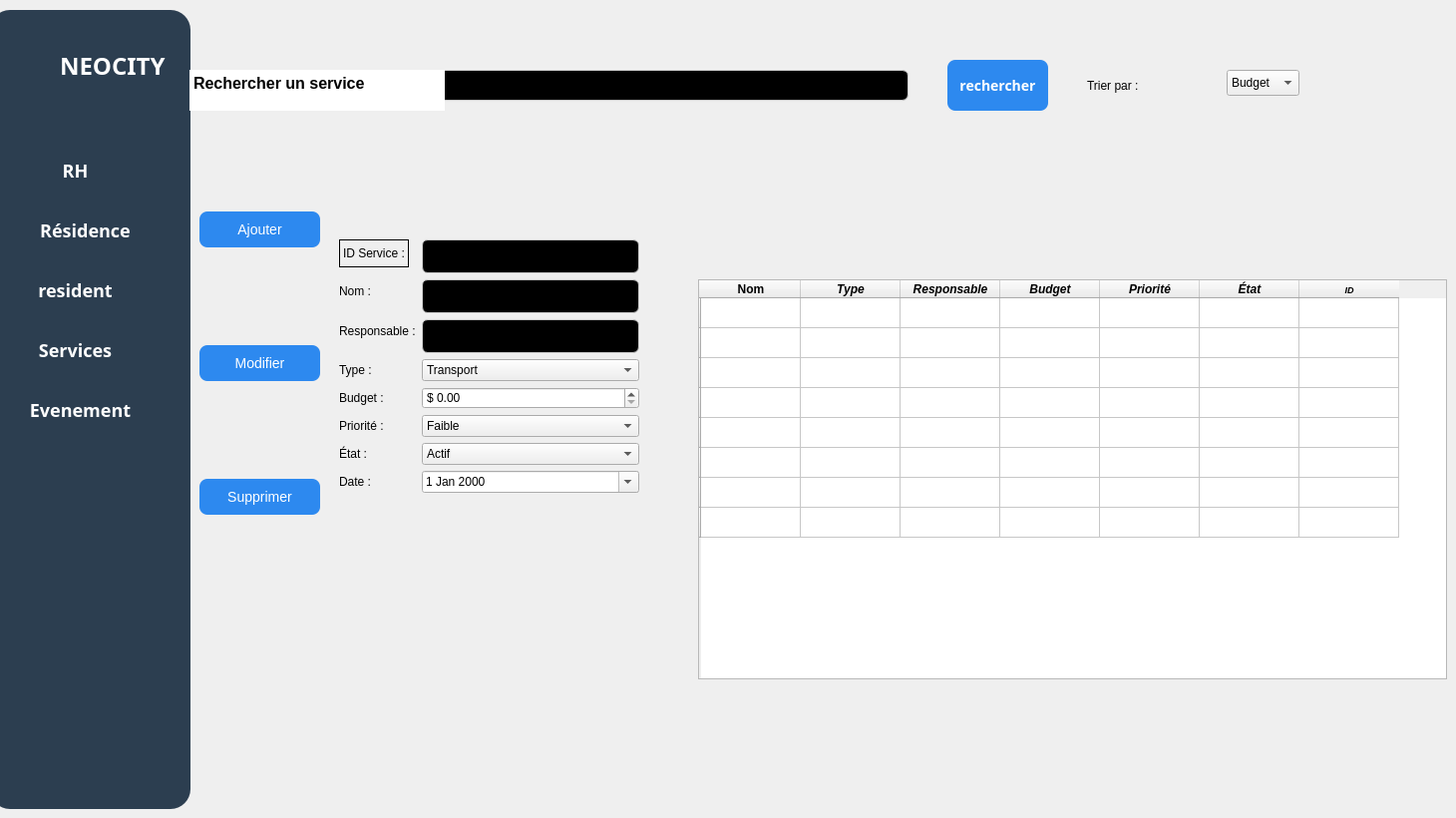
    <widget class="QWidget" name="page_6">
     <widget class="QFrame" name="frame_9">
      <property name="geometry">
       <rect>
        <x>-10</x>
        <y>10</y>
        <width>201</width>
        <height>801</height>
       </rect>
      </property>
      <property name="styleSheet">
       <string notr="true">QFrame {
 border-radius: 20px;
background-color : #2C3E50;
}</string>
      </property>
      <property name="frameShape">
       <enum>QFrame::Shape::StyledPanel</enum>
      </property>
      <property name="frameShadow">
       <enum>QFrame::Shadow::Raised</enum>
      </property>
      <widget class="QLabel" name="label_64">
       <property name="geometry">
        <rect>
         <x>70</x>
         <y>40</y>
         <width>121</width>
         <height>31</height>
        </rect>
       </property>
       <property name="font">
        <font>
         <family>Bahnschrift</family>
         <pointsize>18</pointsize>
         <bold>true</bold>
        </font>
       </property>
       <property name="styleSheet">
        <string notr="true">color: rgb(255, 255, 255);</string>
       </property>
       <property name="text">
        <string>NEOCITY</string>
       </property>
      </widget>
      <widget class="QPushButton" name="RH_6">
       <property name="geometry">
        <rect>
         <x>20</x>
         <y>130</y>
         <width>131</width>
         <height>61</height>
        </rect>
       </property>
       <property name="font">
        <font>
         <family>Bahnschrift</family>
         <pointsize>-1</pointsize>
         <bold>true</bold>
        </font>
       </property>
       <property name="styleSheet">
        <string notr="true">QPushButton {
    background-color: #2C3E50;
    color: white;
    border-radius: 8px;
    padding: 10px;
    font-size: 18px;
}
QPushButton:hover {
    background-color: #1E5BB8;
}
QPushButton:pressed {
    background-color: #FFFFFF;
}</string>
       </property>
       <property name="text">
        <string>RH</string>
       </property>
      </widget>
      <widget class="QPushButton" name="residence_7">
       <property name="geometry">
        <rect>
         <x>10</x>
         <y>190</y>
         <width>171</width>
         <height>61</height>
        </rect>
       </property>
       <property name="font">
        <font>
         <family>Bahnschrift</family>
         <pointsize>-1</pointsize>
         <bold>true</bold>
        </font>
       </property>
       <property name="styleSheet">
        <string notr="true">QPushButton {
    background-color: #2C3E50;
    color: white;
    border-radius: 8px;
    padding: 10px;
    font-size: 18px;
}
QPushButton:hover {
    background-color: #1E5BB8;
}
QPushButton:pressed {
    background-color: #FFFFFF;
}</string>
       </property>
       <property name="text">
        <string>Résidence</string>
       </property>
      </widget>
      <widget class="QPushButton" name="resident_8">
       <property name="geometry">
        <rect>
         <x>0</x>
         <y>250</y>
         <width>171</width>
         <height>61</height>
        </rect>
       </property>
       <property name="font">
        <font>
         <family>Bahnschrift</family>
         <pointsize>-1</pointsize>
         <bold>true</bold>
        </font>
       </property>
       <property name="styleSheet">
        <string notr="true">QPushButton {
    background-color: #2C3E50;
    color: white;
    border-radius: 8px;
    padding: 10px;
    font-size: 18px;
}
QPushButton:hover {
    background-color: #1E5BB8;
}
QPushButton:pressed {
    background-color: #FFFFFF;
}</string>
       </property>
       <property name="text">
        <string>resident</string>
       </property>
      </widget>
      <widget class="QPushButton" name="Evenements_8">
       <property name="geometry">
        <rect>
         <x>0</x>
         <y>370</y>
         <width>181</width>
         <height>61</height>
        </rect>
       </property>
       <property name="font">
        <font>
         <family>Bahnschrift</family>
         <pointsize>-1</pointsize>
         <bold>true</bold>
        </font>
       </property>
       <property name="styleSheet">
        <string notr="true">QPushButton {
    background-color: #2C3E50;
    color: white;
    border-radius: 8px;
    padding: 10px;
    font-size: 18px;
}
QPushButton:hover {
    background-color: #1E5BB8;
}
QPushButton:pressed {
    background-color: #FFFFFF;
}</string>
       </property>
       <property name="text">
        <string>Evenement</string>
       </property>
      </widget>
      <widget class="QPushButton" name="pushButton_29">
       <property name="geometry">
        <rect>
         <x>0</x>
         <y>310</y>
         <width>171</width>
         <height>61</height>
        </rect>
       </property>
       <property name="font">
        <font>
         <family>Bahnschrift</family>
         <pointsize>-1</pointsize>
         <bold>true</bold>
        </font>
       </property>
       <property name="styleSheet">
        <string notr="true">QPushButton {
    background-color: #2C3E50;
    color: white;
    border-radius: 8px;
    padding: 10px;
    font-size: 18px;
}
QPushButton:hover {
    background-color: #1E5BB8;
}
QPushButton:pressed {
    background-color: #FFFFFF;
}</string>
       </property>
       <property name="text">
        <string>Services</string>
       </property>
      </widget>
      <widget class="QLabel" name="label_65">
       <property name="geometry">
        <rect>
         <x>10</x>
         <y>30</y>
         <width>51</width>
         <height>51</height>
        </rect>
       </property>
       <property name="text">
        <string/>
       </property>
       <property name="textFormat">
        <enum>Qt::TextFormat::MarkdownText</enum>
       </property>
       <property name="pixmap">
        <pixmap resource="img.qrc">:/cropped_circle_image.png</pixmap>
       </property>
       <property name="scaledContents">
        <bool>true</bool>
       </property>
       <property name="wordWrap">
        <bool>false</bool>
       </property>
       <property name="openExternalLinks">
        <bool>false</bool>
       </property>
       <property name="textInteractionFlags">
        <set>Qt::TextInteractionFlag::NoTextInteraction</set>
       </property>
      </widget>
     </widget>
     <widget class="QLineEdit" name="Nom_12">
      <property name="geometry">
       <rect>
        <x>420</x>
        <y>70</y>
        <width>491</width>
        <height>31</height>
       </rect>
      </property>
      <property name="toolTip">
       <string>&lt;html&gt;&lt;head/&gt;&lt;body&gt;&lt;p align=&quot;center&quot;&gt;recherche un employée&lt;/p&gt;&lt;/body&gt;&lt;/html&gt;</string>
      </property>
      <property name="styleSheet">
       <string notr="true">QLineEdit {
	background-color: rgb(0, 0, 0);
    border: 1px solid #ccc;
    border-radius: 6px;
    padding: 8px;
    font-size: 12px;
}
QLineEdit:focus {
    border: 1px solid #2D89EF;
    background-color: #FFFFFF;
}</string>
      </property>
      <property name="text">
       <string/>
      </property>
     </widget>
     <widget class="QLabel" name="label_sort">
      <property name="geometry">
       <rect>
        <x>1090</x>
        <y>-70</y>
        <width>62</width>
        <height>312</height>
       </rect>
      </property>
      <property name="text">
       <string>Trier par :</string>
      </property>
     </widget>
     <widget class="QPushButton" name="pushButton_36">
      <property name="geometry">
       <rect>
        <x>950</x>
        <y>60</y>
        <width>101</width>
        <height>51</height>
       </rect>
      </property>
      <property name="font">
       <font>
        <family>Bahnschrift</family>
        <pointsize>-1</pointsize>
        <bold>true</bold>
       </font>
      </property>
      <property name="styleSheet">
       <string notr="true">QPushButton {
    background-color: #2D89EF;
    color: white;
    border-radius: 8px;
    padding: 10px;
    font-size: 14px;
}
QPushButton:hover {
    background-color: #1E5BB8;
}
QPushButton:pressed {
    background-color: #FFFFFF;
}</string>
      </property>
      <property name="text">
       <string>rechercher</string>
      </property>
     </widget>
     <widget class="QTextBrowser" name="textBrowser_4">
      <property name="geometry">
       <rect>
        <x>190</x>
        <y>70</y>
        <width>256</width>
        <height>41</height>
       </rect>
      </property>
      <property name="frameShape">
       <enum>QFrame::Shape::NoFrame</enum>
      </property>
      <property name="html">
       <string>&lt;!DOCTYPE HTML PUBLIC &quot;-//W3C//DTD HTML 4.0//EN&quot; &quot;http://www.w3.org/TR/REC-html40/strict.dtd&quot;&gt;
&lt;html&gt;&lt;head&gt;&lt;meta name=&quot;qrichtext&quot; content=&quot;1&quot; /&gt;&lt;meta charset=&quot;utf-8&quot; /&gt;&lt;style type=&quot;text/css&quot;&gt;
p, li { white-space: pre-wrap; }
hr { height: 1px; border-width: 0; }
li.unchecked::marker { content: &quot;\2610&quot;; }
li.checked::marker { content: &quot;\2612&quot;; }
&lt;/style&gt;&lt;/head&gt;&lt;body style=&quot; font-family:'Segoe UI'; font-size:9pt; font-weight:400; font-style:normal;&quot;&gt;
&lt;p style=&quot; margin-top:0px; margin-bottom:0px; margin-left:0px; margin-right:0px; -qt-block-indent:0; text-indent:0px;&quot;&gt;&lt;span style=&quot; font-size:12pt; font-weight:700;&quot;&gt;Rechercher un service&lt;/span&gt;&lt;/p&gt;&lt;/body&gt;&lt;/html&gt;</string>
      </property>
     </widget>
     <widget class="QWidget" name="layoutWidget">
      <property name="geometry">
       <rect>
        <x>200</x>
        <y>120</y>
        <width>121</width>
        <height>491</height>
       </rect>
      </property>
      <layout class="QVBoxLayout" name="verticalLayoutButtons">
       <item>
        <widget class="QPushButton" name="btn_add">
         <property name="styleSheet">
          <string notr="true">QPushButton {
    background-color: #2D89EF;
    color: white;
    border-radius: 8px;
    padding: 10px;
    font-size: 14px;
}
QPushButton:hover {
    background-color: #1E5BB8;
}
QPushButton:pressed {
    background-color: #FFFFFF;
}</string>
         </property>
         <property name="text">
          <string>Ajouter</string>
         </property>
        </widget>
       </item>
       <item>
        <widget class="QPushButton" name="btn_modify">
         <property name="styleSheet">
          <string notr="true">QPushButton {
    background-color: #2D89EF;
    color: white;
    border-radius: 8px;
    padding: 10px;
    font-size: 14px;
}
QPushButton:hover {
    background-color: #1E5BB8;
}
QPushButton:pressed {
    background-color: #FFFFFF;
}</string>
         </property>
         <property name="text">
          <string>Modifier</string>
         </property>
        </widget>
       </item>
       <item>
        <widget class="QPushButton" name="btn_delete">
         <property name="styleSheet">
          <string notr="true">QPushButton {
    background-color: #2D89EF;
    color: white;
    border-radius: 8px;
    padding: 10px;
    font-size: 14px;
}
QPushButton:hover {
    background-color: #1E5BB8;
}
QPushButton:pressed {
    background-color: #FFFFFF;
}</string>
         </property>
         <property name="text">
          <string>Supprimer</string>
         </property>
        </widget>
       </item>
      </layout>
     </widget>
     <widget class="QWidget" name="layoutWidget_2">
      <property name="geometry">
       <rect>
        <x>340</x>
        <y>240</y>
        <width>301</width>
        <height>511</height>
       </rect>
      </property>
      <layout class="QFormLayout" name="formLayout">
       <item row="0" column="1">
        <widget class="QLineEdit" name="lineEdit_id">
         <property name="styleSheet">
          <string notr="true">QLineEdit {
	background-color: rgb(0, 0, 0);
    border: 1px solid #ccc;
    border-radius: 6px;
    padding: 8px;
    font-size: 12px;
}
QLineEdit:focus {
    border: 1px solid #2D89EF;
    background-color: #FFFFFF;
}</string>
         </property>
         <property name="readOnly">
          <bool>true</bool>
         </property>
        </widget>
       </item>
       <item row="1" column="0">
        <widget class="QLabel" name="label_name">
         <property name="text">
          <string>Nom :</string>
         </property>
        </widget>
       </item>
       <item row="1" column="1">
        <widget class="QLineEdit" name="lineEdit_name">
         <property name="styleSheet">
          <string notr="true">QLineEdit {
	background-color: rgb(0, 0, 0);
    border: 1px solid #ccc;
    border-radius: 6px;
    padding: 8px;
    font-size: 12px;
}
QLineEdit:focus {
    border: 1px solid #2D89EF;
    background-color: #FFFFFF;
}
</string>
         </property>
        </widget>
       </item>
       <item row="4" column="1">
        <widget class="QComboBox" name="combo_type">
         <property name="styleSheet">
          <string notr="true">QLineEdit {
	background-color: rgb(0, 0, 0);
    border: 1px solid #ccc;
    border-radius: 6px;
    padding: 8px;
    font-size: 12px;
}
QLineEdit:focus {
    border: 1px solid #2D89EF;
    background-color: #FFFFFF;
}</string>
         </property>
         <item>
          <property name="text">
           <string>Transport</string>
          </property>
         </item>
         <item>
          <property name="text">
           <string>Propreté</string>
          </property>
         </item>
         <item>
          <property name="text">
           <string>Éclairage</string>
          </property>
         </item>
         <item>
          <property name="text">
           <string>Eau</string>
          </property>
         </item>
         <item>
          <property name="text">
           <string>Santé</string>
          </property>
         </item>
         <item>
          <property name="text">
           <string>Sécurité</string>
          </property>
         </item>
        </widget>
       </item>
       <item row="4" column="0">
        <widget class="QLabel" name="label_type">
         <property name="text">
          <string>Type :</string>
         </property>
        </widget>
       </item>
       <item row="5" column="0">
        <widget class="QLabel" name="label_budget">
         <property name="text">
          <string>Budget :</string>
         </property>
        </widget>
       </item>
       <item row="5" column="1">
        <widget class="QDoubleSpinBox" name="spin_budget">
         <property name="styleSheet">
          <string notr="true">QLineEdit {
	background-color: rgb(0, 0, 0);
    border: 1px solid #ccc;
    border-radius: 6px;
    padding: 8px;
    font-size: 12px;
}
QLineEdit:focus {
    border: 1px solid #2D89EF;
    background-color: #FFFFFF;
}</string>
         </property>
         <property name="prefix">
          <string>$ </string>
         </property>
         <property name="maximum">
          <double>100000000.000000000000000</double>
         </property>
        </widget>
       </item>
       <item row="7" column="1">
        <widget class="QComboBox" name="combo_state">
         <property name="styleSheet">
          <string notr="true">QPushButton {
    background-color: #2D89EF;
    color: white;
    border-radius: 8px;
    padding: 10px;
    font-size: 14px;
}
QPushButton:hover {
    background-color: #1E5BB8;
}
QPushButton:pressed {
    background-color: #FFFFFF;
}</string>
         </property>
         <item>
          <property name="text">
           <string>Actif</string>
          </property>
         </item>
         <item>
          <property name="text">
           <string>En attente</string>
          </property>
         </item>
         <item>
          <property name="text">
           <string>Suspendu</string>
          </property>
         </item>
        </widget>
       </item>
       <item row="8" column="1">
        <widget class="QDateEdit" name="dateEdit_date">
         <property name="styleSheet">
          <string notr="true">QPushButton {
    background-color: #2D89EF;
    color: white;
    border-radius: 8px;
    padding: 10px;
    font-size: 14px;
}
QPushButton:hover {
    background-color: #1E5BB8;
}
QPushButton:pressed {
    background-color: #FFFFFF;
}</string>
         </property>
         <property name="calendarPopup">
          <bool>true</bool>
         </property>
        </widget>
       </item>
       <item row="6" column="0">
        <widget class="QLabel" name="label_priority">
         <property name="text">
          <string>Priorité :</string>
         </property>
        </widget>
       </item>
       <item row="7" column="0">
        <widget class="QLabel" name="label_state">
         <property name="text">
          <string>État :</string>
         </property>
        </widget>
       </item>
       <item row="8" column="0">
        <widget class="QLabel" name="label_date">
         <property name="text">
          <string>Date :</string>
         </property>
        </widget>
       </item>
       <item row="2" column="1">
        <widget class="QLineEdit" name="lineEdit_responsable">
         <property name="styleSheet">
          <string notr="true">QLineEdit {
	background-color: rgb(0, 0, 0);
    border: 1px solid #ccc;
    border-radius: 6px;
    padding: 8px;
    font-size: 12px;
}
QLineEdit:focus {
    border: 1px solid #2D89EF;
    background-color: #FFFFFF;
}</string>
         </property>
        </widget>
       </item>
       <item row="2" column="0">
        <widget class="QLabel" name="label_resp">
         <property name="text">
          <string>Responsable :</string>
         </property>
        </widget>
       </item>
       <item row="6" column="1">
        <widget class="QComboBox" name="combo_priority">
         <property name="styleSheet">
          <string notr="true">QPushButton {
    background-color: #2D89EF;
    color: white;
    border-radius: 8px;
    padding: 10px;
    font-size: 14px;
}
QPushButton:hover {
    background-color: #1E5BB8;
}
QPushButton:pressed {
    background-color: #FFFFFF;
}</string>
         </property>
         <item>
          <property name="text">
           <string>Faible</string>
          </property>
         </item>
         <item>
          <property name="text">
           <string>Moyen</string>
          </property>
         </item>
         <item>
          <property name="text">
           <string>Élevé</string>
          </property>
         </item>
        </widget>
       </item>
       <item row="0" column="0">
        <widget class="QLabel" name="label_id">
         <property name="frameShape">
          <enum>QFrame::Shape::Box</enum>
         </property>
         <property name="text">
          <string>ID Service :</string>
         </property>
        </widget>
       </item>
      </layout>
     </widget>
     <widget class="QTableWidget" name="tableServices">
      <property name="geometry">
       <rect>
        <x>700</x>
        <y>280</y>
        <width>751</width>
        <height>401</height>
       </rect>
      </property>
      <property name="minimumSize">
       <size>
        <width>220</width>
        <height>50</height>
       </size>
      </property>
      <property name="autoFillBackground">
       <bool>true</bool>
      </property>
      <property name="styleSheet">
       <string notr="true"/>
      </property>
      <property name="rowCount">
       <number>8</number>
      </property>
      <property name="columnCount">
       <number>7</number>
      </property>
      <row>
       <property name="text">
        <string/>
       </property>
      </row>
      <row>
       <property name="text">
        <string/>
       </property>
      </row>
      <row>
       <property name="text">
        <string/>
       </property>
      </row>
      <row>
       <property name="text">
        <string/>
       </property>
      </row>
      <row>
       <property name="text">
        <string/>
       </property>
      </row>
      <row>
       <property name="text">
        <string/>
       </property>
      </row>
      <row>
       <property name="text">
        <string/>
       </property>
      </row>
      <row>
       <property name="text">
        <string/>
       </property>
      </row>
      <column>
       <property name="text">
        <string>Nom</string>
       </property>
       <property name="font">
        <font>
         <bold>true</bold>
        </font>
       </property>
       <property name="background">
        <color alpha="114">
         <red>255</red>
         <green>255</green>
         <blue>255</blue>
        </color>
       </property>
      </column>
      <column>
       <property name="text">
        <string>Type</string>
       </property>
       <property name="font">
        <font>
         <italic>true</italic>
         <bold>true</bold>
        </font>
       </property>
       <property name="background">
        <color alpha="114">
         <red>255</red>
         <green>255</green>
         <blue>255</blue>
        </color>
       </property>
      </column>
      <column>
       <property name="text">
        <string>Responsable</string>
       </property>
       <property name="font">
        <font>
         <italic>true</italic>
         <bold>true</bold>
        </font>
       </property>
       <property name="background">
        <color alpha="114">
         <red>255</red>
         <green>255</green>
         <blue>255</blue>
        </color>
       </property>
      </column>
      <column>
       <property name="text">
        <string>Budget</string>
       </property>
       <property name="font">
        <font>
         <italic>true</italic>
         <bold>true</bold>
        </font>
       </property>
       <property name="background">
        <color alpha="114">
         <red>255</red>
         <green>255</green>
         <blue>255</blue>
        </color>
       </property>
      </column>
      <column>
       <property name="text">
        <string>Priorité</string>
       </property>
       <property name="font">
        <font>
         <italic>true</italic>
         <bold>true</bold>
        </font>
       </property>
       <property name="background">
        <color alpha="114">
         <red>255</red>
         <green>255</green>
         <blue>255</blue>
        </color>
       </property>
      </column>
      <column>
       <property name="text">
        <string>État</string>
       </property>
       <property name="font">
        <font>
         <italic>true</italic>
         <bold>true</bold>
        </font>
       </property>
       <property name="background">
        <color alpha="0">
         <red>255</red>
         <green>255</green>
         <blue>255</blue>
        </color>
       </property>
      </column>
      <column>
       <property name="text">
        <string>ID</string>
       </property>
       <property name="font">
        <font>
         <pointsize>7</pointsize>
         <italic>true</italic>
         <bold>true</bold>
         <underline>false</underline>
        </font>
       </property>
       <property name="background">
        <color>
         <red>255</red>
         <green>255</green>
         <blue>255</blue>
        </color>
       </property>
      </column>
     </widget>
     <widget class="QComboBox" name="combo_sort">
      <property name="geometry">
       <rect>
        <x>1230</x>
        <y>70</y>
        <width>73</width>
        <height>26</height>
       </rect>
      </property>
      <property name="styleSheet">
       <string notr="true">QLineEdit {
	background-color: rgb(0, 0, 0);
    border: 1px solid #ccc;
    border-radius: 6px;
    padding: 8px;
    font-size: 12px;
}
QLineEdit:focus {
    border: 1px solid #2D89EF;
    background-color: #FFFFFF;
}</string>
      </property>
      <item>
       <property name="text">
        <string>Budget</string>
       </property>
      </item>
      <item>
       <property name="text">
        <string>Priorité</string>
       </property>
      </item>
      <item>
       <property name="text">
        <string>État</string>
       </property>
      </item>
     </widget>
    </widget>
